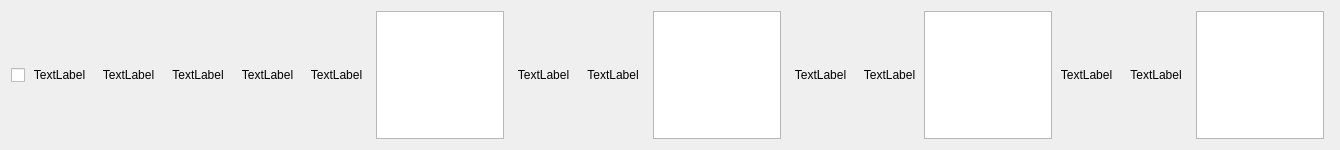
<?xml version="1.0" encoding="UTF-8"?>
<ui version="4.0">
 <class>Form</class>
 <widget class="QWidget" name="Form">
  <property name="geometry">
   <rect>
    <x>0</x>
    <y>0</y>
    <width>1340</width>
    <height>142</height>
   </rect>
  </property>
  <property name="sizePolicy">
   <sizepolicy hsizetype="MinimumExpanding" vsizetype="MinimumExpanding">
    <horstretch>0</horstretch>
    <verstretch>0</verstretch>
   </sizepolicy>
  </property>
  <property name="windowTitle">
   <string>Form</string>
  </property>
  <layout class="QHBoxLayout" name="horizontalLayout_2">
   <item>
    <layout class="QHBoxLayout" name="horizontalLayout" stretch="0,1,1,1,1,1,2,1,1,2,1,1,2,1,1,2">
     <property name="spacing">
      <number>0</number>
     </property>
     <item>
      <widget class="QCheckBox" name="isSelected">
       <property name="sizePolicy">
        <sizepolicy hsizetype="Minimum" vsizetype="Minimum">
         <horstretch>0</horstretch>
         <verstretch>0</verstretch>
        </sizepolicy>
       </property>
       <property name="text">
        <string/>
       </property>
      </widget>
     </item>
     <item>
      <widget class="QLabel" name="label">
       <property name="text">
        <string>TextLabel</string>
       </property>
       <property name="alignment">
        <set>Qt::AlignCenter</set>
       </property>
      </widget>
     </item>
     <item>
      <widget class="QLabel" name="label_2">
       <property name="text">
        <string>TextLabel</string>
       </property>
       <property name="alignment">
        <set>Qt::AlignCenter</set>
       </property>
      </widget>
     </item>
     <item>
      <widget class="QLabel" name="label_3">
       <property name="text">
        <string>TextLabel</string>
       </property>
       <property name="alignment">
        <set>Qt::AlignCenter</set>
       </property>
      </widget>
     </item>
     <item>
      <widget class="QLabel" name="label_4">
       <property name="styleSheet">
        <string notr="true">border-color: rgb(17, 129, 0);</string>
       </property>
       <property name="text">
        <string>TextLabel</string>
       </property>
       <property name="alignment">
        <set>Qt::AlignCenter</set>
       </property>
      </widget>
     </item>
     <item>
      <widget class="QLabel" name="label_5">
       <property name="styleSheet">
        <string notr="true">border-color: rgb(17, 129, 0);</string>
       </property>
       <property name="text">
        <string>TextLabel</string>
       </property>
       <property name="alignment">
        <set>Qt::AlignCenter</set>
       </property>
      </widget>
     </item>
     <item alignment="Qt::AlignHCenter|Qt::AlignVCenter">
      <widget class="QGraphicsView" name="tf1tf2">
       <property name="enabled">
        <bool>true</bool>
       </property>
       <property name="sizePolicy">
        <sizepolicy hsizetype="Maximum" vsizetype="Maximum">
         <horstretch>0</horstretch>
         <verstretch>0</verstretch>
        </sizepolicy>
       </property>
       <property name="minimumSize">
        <size>
         <width>128</width>
         <height>128</height>
        </size>
       </property>
       <property name="maximumSize">
        <size>
         <width>128</width>
         <height>128</height>
        </size>
       </property>
       <property name="styleSheet">
        <string notr="true">border-color: rgb(17, 129, 0);</string>
       </property>
      </widget>
     </item>
     <item>
      <widget class="QLabel" name="label_6">
       <property name="styleSheet">
        <string notr="true">border-color: rgb(0, 153, 255);</string>
       </property>
       <property name="text">
        <string>TextLabel</string>
       </property>
       <property name="alignment">
        <set>Qt::AlignCenter</set>
       </property>
      </widget>
     </item>
     <item>
      <widget class="QLabel" name="label_7">
       <property name="styleSheet">
        <string notr="true">border-color: rgb(0, 153, 255);</string>
       </property>
       <property name="text">
        <string>TextLabel</string>
       </property>
       <property name="alignment">
        <set>Qt::AlignCenter</set>
       </property>
      </widget>
     </item>
     <item alignment="Qt::AlignHCenter|Qt::AlignVCenter">
      <widget class="QGraphicsView" name="tf1E">
       <property name="sizePolicy">
        <sizepolicy hsizetype="Maximum" vsizetype="Maximum">
         <horstretch>0</horstretch>
         <verstretch>0</verstretch>
        </sizepolicy>
       </property>
       <property name="minimumSize">
        <size>
         <width>128</width>
         <height>128</height>
        </size>
       </property>
       <property name="maximumSize">
        <size>
         <width>128</width>
         <height>128</height>
        </size>
       </property>
       <property name="styleSheet">
        <string notr="true">border-color: rgb(0, 153, 255);</string>
       </property>
      </widget>
     </item>
     <item>
      <widget class="QLabel" name="label_8">
       <property name="styleSheet">
        <string notr="true">border-color: rgb(255, 210, 96);</string>
       </property>
       <property name="text">
        <string>TextLabel</string>
       </property>
       <property name="alignment">
        <set>Qt::AlignCenter</set>
       </property>
      </widget>
     </item>
     <item>
      <widget class="QLabel" name="label_9">
       <property name="styleSheet">
        <string notr="true">border-color: rgb(255, 210, 96);</string>
       </property>
       <property name="text">
        <string>TextLabel</string>
       </property>
       <property name="alignment">
        <set>Qt::AlignCenter</set>
       </property>
      </widget>
     </item>
     <item>
      <widget class="QGraphicsView" name="tf2E">
       <property name="sizePolicy">
        <sizepolicy hsizetype="Maximum" vsizetype="Maximum">
         <horstretch>0</horstretch>
         <verstretch>0</verstretch>
        </sizepolicy>
       </property>
       <property name="maximumSize">
        <size>
         <width>128</width>
         <height>128</height>
        </size>
       </property>
       <property name="styleSheet">
        <string notr="true">border-color: rgb(255, 210, 96);</string>
       </property>
      </widget>
     </item>
     <item>
      <widget class="QLabel" name="label_10">
       <property name="styleSheet">
        <string notr="true">border-color: rgb(170, 0, 0);</string>
       </property>
       <property name="text">
        <string>TextLabel</string>
       </property>
       <property name="alignment">
        <set>Qt::AlignCenter</set>
       </property>
      </widget>
     </item>
     <item>
      <widget class="QLabel" name="label_11">
       <property name="styleSheet">
        <string notr="true">border-color: rgb(170, 0, 0);</string>
       </property>
       <property name="text">
        <string>TextLabel</string>
       </property>
       <property name="alignment">
        <set>Qt::AlignCenter</set>
       </property>
      </widget>
     </item>
     <item alignment="Qt::AlignHCenter|Qt::AlignVCenter">
      <widget class="QGraphicsView" name="ee">
       <property name="sizePolicy">
        <sizepolicy hsizetype="Maximum" vsizetype="Maximum">
         <horstretch>0</horstretch>
         <verstretch>0</verstretch>
        </sizepolicy>
       </property>
       <property name="minimumSize">
        <size>
         <width>128</width>
         <height>128</height>
        </size>
       </property>
       <property name="maximumSize">
        <size>
         <width>128</width>
         <height>128</height>
        </size>
       </property>
       <property name="styleSheet">
        <string notr="true">border-color: rgb(170, 0, 0);</string>
       </property>
      </widget>
     </item>
    </layout>
   </item>
  </layout>
 </widget>
 <resources/>
 <connections/>
</ui>
